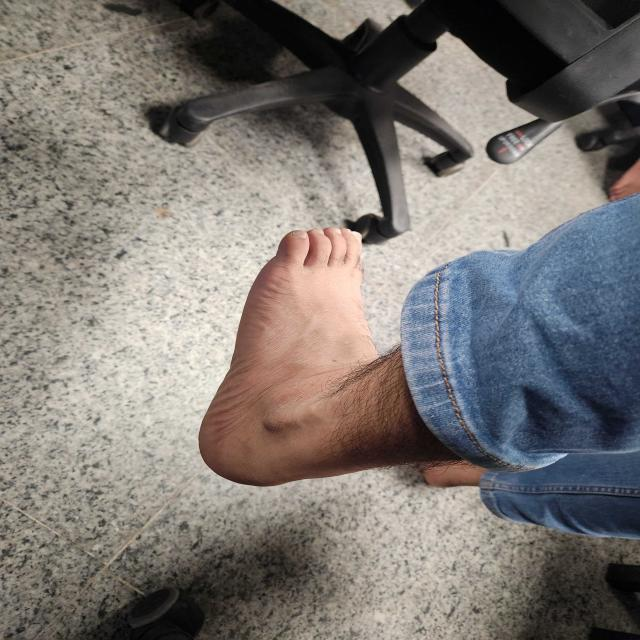
#> input picture python_service/test_images/1000000866_jpg.rf.e87e7fb38387cb055dc33954f20a90fc.jpg, 640 x 640 px
$ python -i test_new_cv.py   (imports and definitions only)
#> lines starting #> are read from the running program, lines starting #| are printed output that depends on the picture
import cv2
import numpy as np
import base64
import time

try:
    from rembg import remove, new_session
    u2net_session = new_session("u2netp")
    REMBG_AVAILABLE = True
except Exception as e:
    print("rembg not available:", e)
    REMBG_AVAILABLE = False
    u2net_session = None

def detect_foot_and_card(img, ref_type="credit_card", ref_w_mm=85.60, ref_h_mm=53.98):
    h, w = img.shape[:2]
    img_area = h * w

    # Scale down if very large for fast processing
    scale_factor = 1.0
    max_dim = 1000
    if max(h, w) > max_dim:
        scale_factor = max_dim / float(max(h, w))
        proc_img = cv2.resize(img, (int(w * scale_factor), int(h * scale_factor)))
    else:
        proc_img = img.copy()

    ph, pw = proc_img.shape[:2]
    p_area = ph * pw

    # 1. Foreground Extraction via U2NetP or Adaptive Color
    fg_mask = None
    if REMBG_AVAILABLE and u2net_session is not None:
        try:
            rgba = remove(proc_img, session=u2net_session)
            fg_mask = (rgba[:, :, 3] > 60).astype(np.uint8) * 255
        except Exception as e:
            print("rembg error:", e)

    if fg_mask is None or np.count_nonzero(fg_mask) < p_area * 0.02:
        # Fallback to Color + Edge segmentation
        ycrcb = cv2.cvtColor(proc_img, cv2.COLOR_BGR2YCrCb)
        cr = ycrcb[:, :, 1]
        cb = ycrcb[:, :, 2]
        # Skin color heuristic
        skin_mask = ((cr > 130) & (cr < 185) & (cb > 75) & (cb < 135) & (cr - cb > 10)).astype(np.uint8) * 255
        gray = cv2.cvtColor(proc_img, cv2.COLOR_BGR2GRAY)
        edges = cv2.Canny(gray, 30, 100)
        edges = cv2.dilate(edges, np.ones((3, 3), np.uint8))
        fg_mask = cv2.bitwise_or(skin_mask, edges)

    # Clean morphological operations
    kernel = cv2.getStructuringElement(cv2.MORPH_ELLIPSE, (7, 7))
    fg_mask = cv2.morphologyEx(fg_mask, cv2.MORPH_CLOSE, kernel, iterations=2)

    # 2. Reference Card Detection
    target_ratio = max(ref_w_mm, ref_h_mm) / min(ref_w_mm, ref_h_mm) # ~1.586
    gray = cv2.cvtColor(proc_img, cv2.COLOR_BGR2GRAY)
    blurred = cv2.GaussianBlur(gray, (5, 5), 0)

    card_candidates = []
    # Search edges & adaptive thresholds
    for thresh in [
        cv2.Canny(blurred, 30, 120),
        cv2.adaptiveThreshold(blurred, 255, cv2.ADAPTIVE_THRESH_GAUSSIAN_C, cv2.THRESH_BINARY_INV, 15, 3),
    ]:
        dilated = cv2.dilate(thresh, np.ones((3, 3), np.uint8), iterations=1)
        cnts, _ = cv2.findContours(dilated, cv2.RETR_LIST, cv2.CHAIN_APPROX_SIMPLE)
        card_candidates.extend(cnts)

    best_card_cnt = None
    best_card_rect = None
    best_card_score = float("inf")
    best_ppm = None

    ycrcb_full = cv2.cvtColor(proc_img, cv2.COLOR_BGR2YCrCb)

    for cnt in card_candidates:
        c_area = cv2.contourArea(cnt)
        if c_area < p_area * 0.003 or c_area > p_area * 0.20:
            continue

        rect = cv2.minAreaRect(cnt)
        (cx, cy), (dim1, dim2), angle = rect
        if dim1 <= 0 or dim2 <= 0:
            continue

        long_edge = max(dim1, dim2)
        short_edge = min(dim1, dim2)
        if short_edge < 12:
            continue

        ratio = long_edge / short_edge
        ratio_diff = abs(ratio - target_ratio)

        # Allow tilted card ratio 1.20 to 2.10
        if ratio_diff > 0.55:
            continue

        box_area = long_edge * short_edge
        rectangularity = c_area / box_area if box_area > 0 else 0
        if rectangularity < 0.62:
            continue

        # Check that it is NOT skin (card should not be skin-colored)
        c_mask = np.zeros((ph, pw), dtype=np.uint8)
        cv2.drawContours(c_mask, [cnt], -1, 255, -1)
        mean_cr = np.mean(ycrcb_full[:, :, 1][c_mask > 0])
        mean_cb = np.mean(ycrcb_full[:, :, 2][c_mask > 0])
        if mean_cr - mean_cb > 25 and mean_cr > 145:
            # Looks too much like skin
            continue

        score = ratio_diff * 2.5 + (1.0 - rectangularity)
        if score < best_card_score:
            best_card_score = score
            best_card_cnt = cnt
            best_card_rect = rect
            ppm = long_edge / max(ref_w_mm, ref_h_mm)
            best_ppm = ppm / scale_factor

    # 3. Foot Detection
    # Exclude card from foot mask if card found
    foot_mask = fg_mask.copy()
    if best_card_cnt is not None:
        c_mask = np.zeros((ph, pw), dtype=np.uint8)
        cv2.drawContours(c_mask, [best_card_cnt], -1, 255, -1)
        c_mask = cv2.dilate(c_mask, np.ones((25, 25), np.uint8))
        foot_mask[c_mask > 0] = 0

    contours, _ = cv2.findContours(foot_mask, cv2.RETR_EXTERNAL, cv2.CHAIN_APPROX_SIMPLE)

    foot_candidates = []
    for cnt in contours:
        area = cv2.contourArea(cnt)
        if area < p_area * 0.015 or area > p_area * 0.65:
            continue

        rect = cv2.minAreaRect(cnt)
        (cx, cy), (dim1, dim2), angle = rect
        long_edge = max(dim1, dim2)
        short_edge = min(dim1, dim2)

        if short_edge < 15:
            continue

        aspect_ratio = long_edge / short_edge
        # Relaxed human foot aspect ratio
        if aspect_ratio < 1.3 or aspect_ratio > 4.5:
            continue

        # Check skin color confirmation
        cnt_mask = np.zeros((ph, pw), dtype=np.uint8)
        cv2.drawContours(cnt_mask, [cnt], -1, 255, -1)
        cnt_cr = ycrcb_full[:, :, 1][cnt_mask > 0]
        cnt_cb = ycrcb_full[:, :, 2][cnt_mask > 0]

        if len(cnt_cr) == 0:
            continue

        mean_cr = np.mean(cnt_cr)
        mean_cb = np.mean(cnt_cb)
        skin_diff = mean_cr - mean_cb

        # Must have positive human skin chrominance signature (rejects floor tiles, furniture, shadows)
        if skin_diff < 10 or mean_cr < 128:
            continue

        hull = cv2.convexHull(cnt)
        hull_area = cv2.contourArea(hull)
        solidity = area / hull_area if hull_area > 0 else 0

        total_score = area * (1.0 + skin_diff / 50.0) / (1.0 + abs(aspect_ratio - 2.5))
        foot_candidates.append({
            "cnt": cnt,
            "rect": rect,
            "area": area,
            "long_edge": long_edge / scale_factor,
            "short_edge": short_edge / scale_factor,
            "aspect_ratio": aspect_ratio,
            "solidity": solidity,
            "score": total_score,
            "skin_diff": skin_diff,
        })

    if not foot_candidates:
        return None, None, None, None, None, None

    # Best foot contour
    best_foot = max(foot_candidates, key=lambda x: x["score"])
    f_cnt = best_foot["cnt"]
    f_rect = best_foot["rect"]

    # Calculate Heel and Big Toe points along principal axis
    # Fit line through contour
    [vx, vy, x0, y0] = cv2.fitLine(f_cnt, cv2.DIST_L2, 0, 0.01, 0.01)
    # Project all contour points onto line
    pts = f_cnt.reshape(-1, 2)
    projections = (pts[:, 0] - x0) * vx + (pts[:, 1] - y0) * vy

    min_idx = np.argmin(projections)
    max_idx = np.argmax(projections)

    pt1 = pts[min_idx] / scale_factor
    pt2 = pts[max_idx] / scale_factor

    # Decide which is toe vs heel (toe is usually wider or higher, heel is rounder/narrower)
    # If y is different, usually toes are near the top or bottom
    if pt1[1] > pt2[1]:
        heel_pt = pt1 # lower in frame
        toe_pt = pt2  # higher in frame
    else:
        heel_pt = pt2
        toe_pt = pt1

    foot_length_px = float(np.linalg.norm(toe_pt - heel_pt))
    foot_width_px = float(best_foot["short_edge"])

    # Scale card box back to original image
    card_box_orig = None
    if best_card_rect is not None:
        cbox = cv2.boxPoints(best_card_rect) / scale_factor
        card_box_orig = np.int32(cbox).tolist()

    # Scale foot rect back
    (fcx, fcy), (fdim1, fdim2), fangle = f_rect
    f_rect_orig = ((fcx / scale_factor, fcy / scale_factor),
                   (fdim1 / scale_factor, fdim2 / scale_factor),
                   fangle)

    return {
        "foot_detected": True,
        "card_detected": best_ppm is not None,
        "foot_length_px": foot_length_px,
        "foot_width_px": foot_width_px,
        "ppm": best_ppm,
        "heel_point": [float(heel_pt[0]), float(heel_pt[1])],
        "toe_point": [float(toe_pt[0]), float(toe_pt[1])],
        "card_box": card_box_orig,
        "foot_rect": f_rect_orig,
        "solidity": best_foot["solidity"],
    }

# Test on synthetic image
h, w = 900, 600
img = np.full((h, w, 3), (210, 215, 220), dtype=np.uint8)
# [3 lines not run here, left out]
card_x, card_y = 450, 380
# [1 line not run here, left out]

# [1 line that did not run here, left out]
# [4 lines not run here, left out]

# [1 line that did not run here, left out]
# [1 line that did not run here, left out]
# [1 line that did not run here, left out]
# [1 line not run here, left out]

>>> import cv2
>>> picture = cv2.imread('test_images/1000000866_jpg.rf.e87e7fb38387cb055dc33954f20a90fc.jpg', cv2.IMREAD_GRAYSCALE)
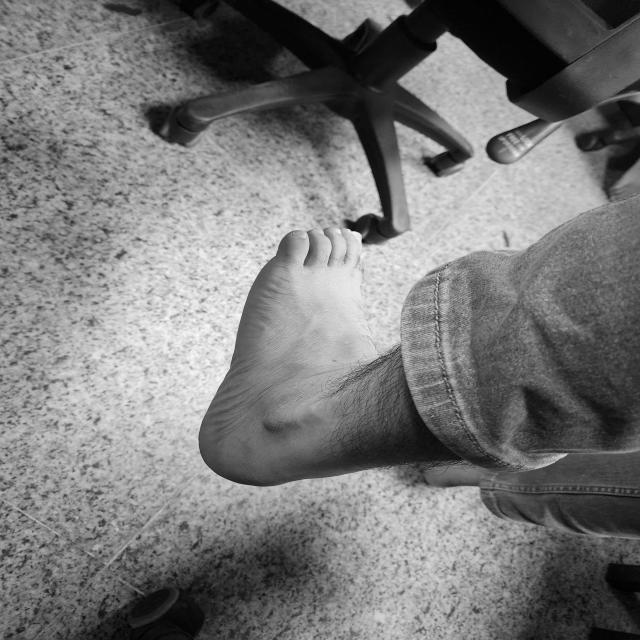
#> picture: shape (640, 640); min 0, max 254, mean 120.8
>>> result = detect_foot_and_card(picture)
#> (the run stopped early here; a loop or call above may not have finished)

$ run again, on python_service/test_images/1000000871_jpg.rf.c7f03f3e2d2a871ba14112eb26b52bcf.jpg
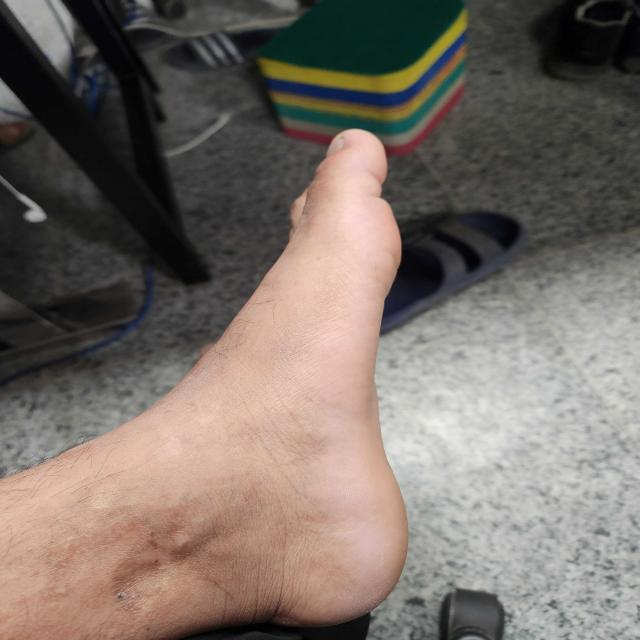
#> input picture python_service/test_images/1000000871_jpg.rf.c7f03f3e2d2a871ba14112eb26b52bcf.jpg, 640 x 640 px
#> `picture = cv2.imread('test_images/1000000866_jpg.rf.e87e7fb38387cb055d..`:
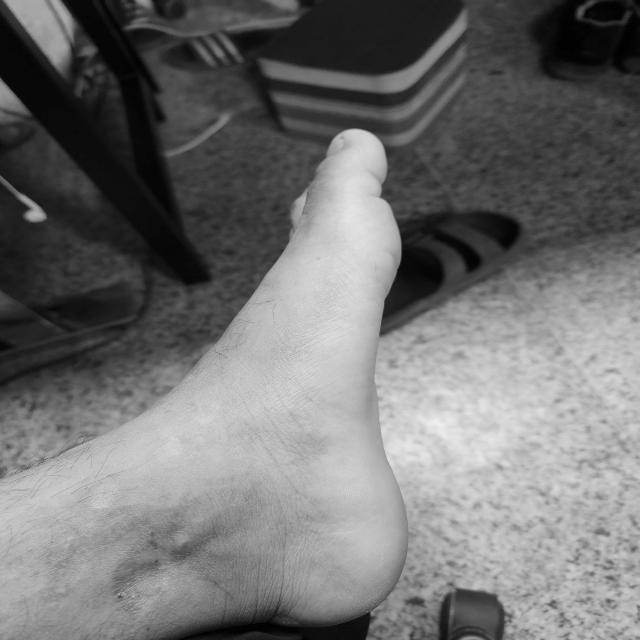
#> picture: shape (640, 640); min 0, max 242, mean 113.4

$ run again, on python_service/test_images/1000000892_jpg.rf.2ce586487b2aa8979fb38feb5925e9ec.jpg
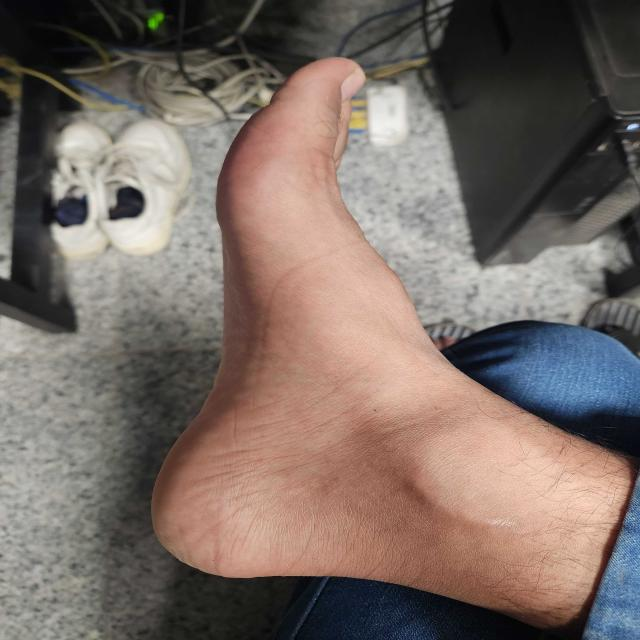
#> input picture python_service/test_images/1000000892_jpg.rf.2ce586487b2aa8979fb38feb5925e9ec.jpg, 640 x 640 px
#> `picture = cv2.imread('test_images/1000000866_jpg.rf.e87e7fb38387cb055d..`:
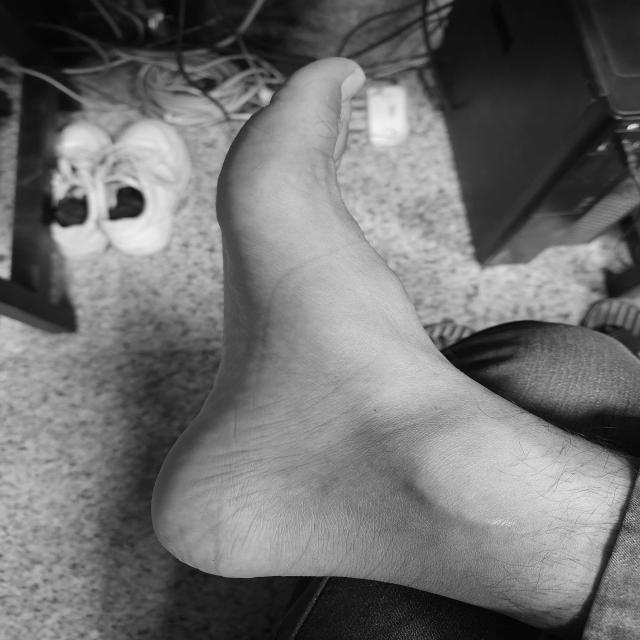
#> picture: shape (640, 640); min 0, max 243, mean 111.6

$ run again, on python_service/test_images/1000000902_jpg.rf.6a9c18b141f7ddadc576fc45e41e8a52.jpg
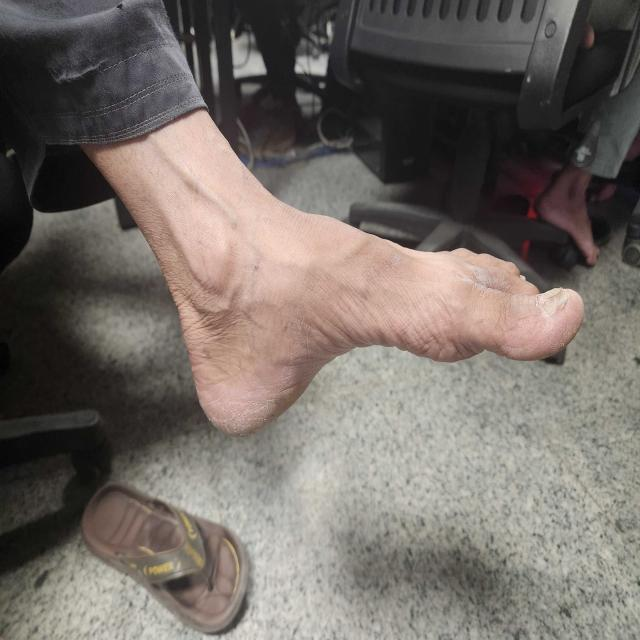
#> input picture python_service/test_images/1000000902_jpg.rf.6a9c18b141f7ddadc576fc45e41e8a52.jpg, 640 x 640 px
#> `picture = cv2.imread('test_images/1000000866_jpg.rf.e87e7fb38387cb055d..`:
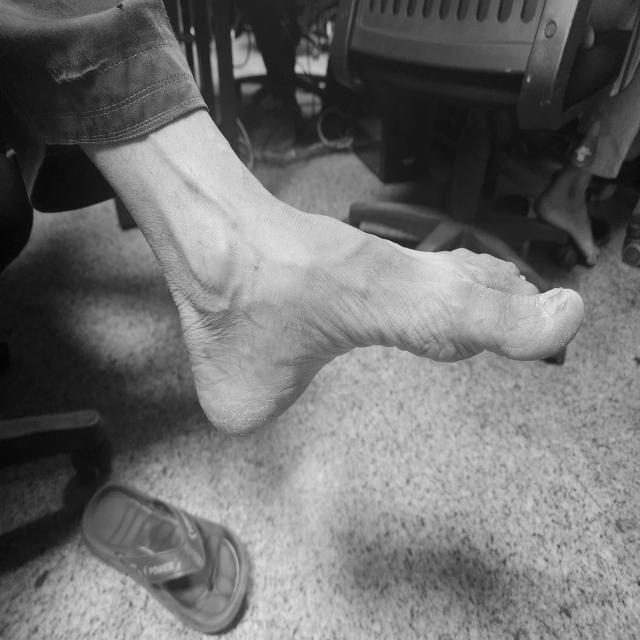
#> picture: shape (640, 640); min 0, max 238, mean 109.6
